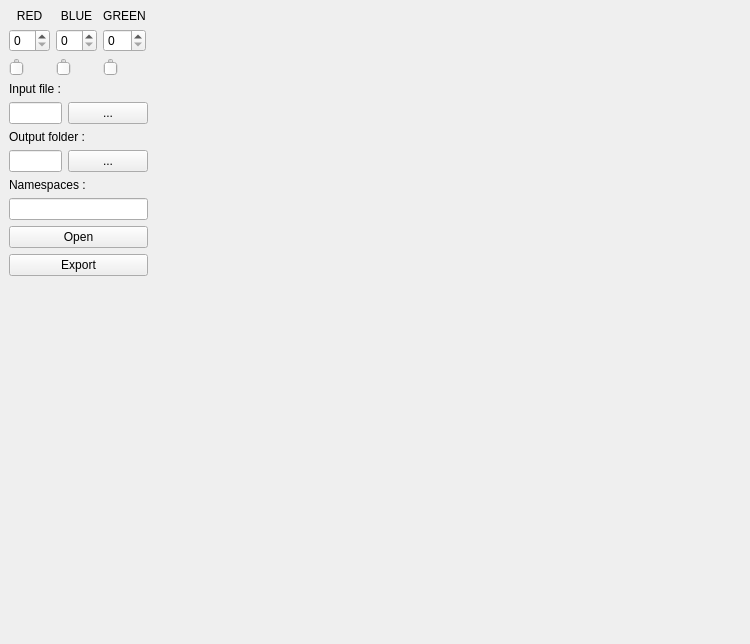
<?xml version="1.0" encoding="UTF-8"?>
<ui version="4.0">
 <class>form</class>
 <widget class="QWidget" name="form">
  <property name="geometry">
   <rect>
    <x>0</x>
    <y>0</y>
    <width>750</width>
    <height>644</height>
   </rect>
  </property>
  <property name="windowTitle">
   <string>Form</string>
  </property>
  <widget class="QWidget" name="layoutWidget">
   <property name="geometry">
    <rect>
     <x>9</x>
     <y>9</y>
     <width>139</width>
     <height>267</height>
    </rect>
   </property>
   <layout class="QVBoxLayout" name="verticalLayout_5">
    <item>
     <layout class="QHBoxLayout" name="horizontalLayout">
      <item>
       <layout class="QVBoxLayout" name="verticalLayout_3">
        <item>
         <widget class="QLabel" name="RED">
          <property name="text">
           <string>RED</string>
          </property>
          <property name="alignment">
           <set>Qt::AlignCenter</set>
          </property>
         </widget>
        </item>
        <item>
         <widget class="QSpinBox" name="spinBoxRed"/>
        </item>
        <item>
         <widget class="QSlider" name="verticalSlider">
          <property name="orientation">
           <enum>Qt::Vertical</enum>
          </property>
         </widget>
        </item>
       </layout>
      </item>
      <item>
       <layout class="QVBoxLayout" name="verticalLayout_2">
        <item>
         <widget class="QLabel" name="BLUE">
          <property name="text">
           <string>BLUE</string>
          </property>
          <property name="alignment">
           <set>Qt::AlignCenter</set>
          </property>
         </widget>
        </item>
        <item>
         <widget class="QSpinBox" name="spinBoxBlue"/>
        </item>
        <item>
         <widget class="QSlider" name="verticalSlider_2">
          <property name="orientation">
           <enum>Qt::Vertical</enum>
          </property>
         </widget>
        </item>
       </layout>
      </item>
      <item>
       <layout class="QVBoxLayout" name="verticalLayout">
        <item>
         <widget class="QLabel" name="GREEN">
          <property name="text">
           <string>GREEN</string>
          </property>
          <property name="alignment">
           <set>Qt::AlignCenter</set>
          </property>
         </widget>
        </item>
        <item>
         <widget class="QSpinBox" name="spinBoxGreen"/>
        </item>
        <item>
         <widget class="QSlider" name="verticalSlider_3">
          <property name="orientation">
           <enum>Qt::Vertical</enum>
          </property>
         </widget>
        </item>
       </layout>
      </item>
     </layout>
    </item>
    <item>
     <widget class="QLabel" name="openLabel">
      <property name="text">
       <string>Input file :</string>
      </property>
     </widget>
    </item>
    <item>
     <layout class="QHBoxLayout" name="horizontalLayout_3">
      <item>
       <widget class="QLineEdit" name="openPath"/>
      </item>
      <item>
       <widget class="QPushButton" name="searchOpenButton">
        <property name="text">
         <string>...</string>
        </property>
       </widget>
      </item>
     </layout>
    </item>
    <item>
     <widget class="QLabel" name="exporLabel">
      <property name="text">
       <string>Output folder :</string>
      </property>
     </widget>
    </item>
    <item>
     <layout class="QHBoxLayout" name="horizontalLayout_2">
      <item>
       <widget class="QLineEdit" name="exportPath"/>
      </item>
      <item>
       <widget class="QPushButton" name="searchExportButton">
        <property name="text">
         <string>...</string>
        </property>
       </widget>
      </item>
     </layout>
    </item>
    <item>
     <widget class="QLabel" name="namespacesLabel">
      <property name="text">
       <string>Namespaces :</string>
      </property>
     </widget>
    </item>
    <item>
     <widget class="QLineEdit" name="exportNameSpaces"/>
    </item>
    <item>
     <layout class="QVBoxLayout" name="verticalLayout_4">
      <item>
       <widget class="QPushButton" name="openButton">
        <property name="text">
         <string>Open</string>
        </property>
       </widget>
      </item>
      <item>
       <widget class="QPushButton" name="exportButton">
        <property name="text">
         <string>Export</string>
        </property>
       </widget>
      </item>
     </layout>
    </item>
   </layout>
  </widget>
 </widget>
 <resources/>
 <connections/>
</ui>
